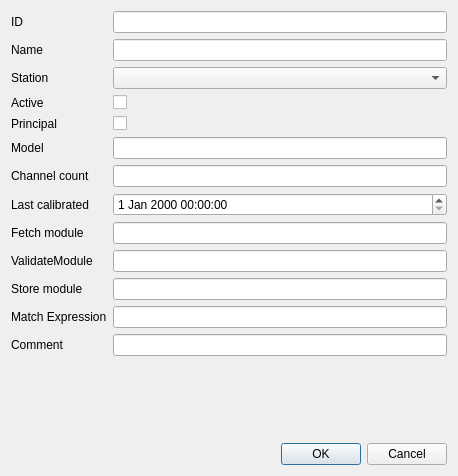
<?xml version="1.0" encoding="UTF-8"?>
<ui version="4.0">
 <class>Dialog</class>
 <widget class="QDialog" name="Dialog">
  <property name="geometry">
   <rect>
    <x>0</x>
    <y>0</y>
    <width>458</width>
    <height>476</height>
   </rect>
  </property>
  <property name="windowTitle">
   <string>Edit instrument</string>
  </property>
  <layout class="QVBoxLayout" name="verticalLayout">
   <item>
    <layout class="QGridLayout" name="gridLayout">
     <item row="11" column="0">
      <widget class="QLabel" name="lblMatchExpression">
       <property name="text">
        <string>Match Expression</string>
       </property>
      </widget>
     </item>
     <item row="5" column="0">
      <widget class="QLabel" name="lblModel">
       <property name="text">
        <string>Model</string>
       </property>
      </widget>
     </item>
     <item row="3" column="1">
      <widget class="QCheckBox" name="cbActive">
       <property name="text">
        <string/>
       </property>
      </widget>
     </item>
     <item row="4" column="0">
      <widget class="QLabel" name="lblPrincipal">
       <property name="text">
        <string>Principal</string>
       </property>
      </widget>
     </item>
     <item row="12" column="1">
      <widget class="QLineEdit" name="editComment"/>
     </item>
     <item row="2" column="1">
      <widget class="QComboBox" name="cboxStation"/>
     </item>
     <item row="10" column="0">
      <widget class="QLabel" name="lblStoreModule">
       <property name="text">
        <string>Store module</string>
       </property>
      </widget>
     </item>
     <item row="6" column="1">
      <widget class="QLineEdit" name="editChannelCount"/>
     </item>
     <item row="12" column="0">
      <widget class="QLabel" name="lblComment">
       <property name="text">
        <string>Comment</string>
       </property>
      </widget>
     </item>
     <item row="11" column="1">
      <widget class="QLineEdit" name="editMatchExpression"/>
     </item>
     <item row="8" column="1">
      <widget class="QLineEdit" name="editFetchModule"/>
     </item>
     <item row="1" column="1">
      <widget class="QLineEdit" name="editName"/>
     </item>
     <item row="2" column="0">
      <widget class="QLabel" name="lblStation">
       <property name="text">
        <string>Station</string>
       </property>
      </widget>
     </item>
     <item row="10" column="1">
      <widget class="QLineEdit" name="editStoreModule"/>
     </item>
     <item row="0" column="0">
      <widget class="QLabel" name="lblId">
       <property name="text">
        <string>ID</string>
       </property>
      </widget>
     </item>
     <item row="1" column="0">
      <widget class="QLabel" name="lblName">
       <property name="text">
        <string>Name</string>
       </property>
      </widget>
     </item>
     <item row="0" column="1">
      <widget class="QLineEdit" name="editID">
       <property name="enabled">
        <bool>true</bool>
       </property>
      </widget>
     </item>
     <item row="7" column="1">
      <widget class="QDateTimeEdit" name="dtLastCalibrated"/>
     </item>
     <item row="3" column="0">
      <widget class="QLabel" name="lblActive">
       <property name="text">
        <string>Active</string>
       </property>
      </widget>
     </item>
     <item row="9" column="1">
      <widget class="QLineEdit" name="editValidateModule"/>
     </item>
     <item row="4" column="1">
      <widget class="QCheckBox" name="cbPrincipal">
       <property name="text">
        <string/>
       </property>
      </widget>
     </item>
     <item row="9" column="0">
      <widget class="QLabel" name="lblValidateModule">
       <property name="text">
        <string>ValidateModule</string>
       </property>
      </widget>
     </item>
     <item row="5" column="1">
      <widget class="QLineEdit" name="editModel"/>
     </item>
     <item row="6" column="0">
      <widget class="QLabel" name="lblChannelCount">
       <property name="text">
        <string>Channel count</string>
       </property>
      </widget>
     </item>
     <item row="7" column="0">
      <widget class="QLabel" name="lblLastCalibibrated">
       <property name="text">
        <string>Last calibrated</string>
       </property>
      </widget>
     </item>
     <item row="8" column="0">
      <widget class="QLabel" name="lblFetchModule">
       <property name="text">
        <string>Fetch module</string>
       </property>
      </widget>
     </item>
    </layout>
   </item>
   <item>
    <spacer name="verticalSpacer">
     <property name="orientation">
      <enum>Qt::Vertical</enum>
     </property>
     <property name="sizeHint" stdset="0">
      <size>
       <width>20</width>
       <height>40</height>
      </size>
     </property>
    </spacer>
   </item>
   <item>
    <widget class="QDialogButtonBox" name="buttonBox">
     <property name="orientation">
      <enum>Qt::Horizontal</enum>
     </property>
     <property name="standardButtons">
      <set>QDialogButtonBox::Cancel|QDialogButtonBox::Ok</set>
     </property>
    </widget>
   </item>
  </layout>
 </widget>
 <resources/>
 <connections>
  <connection>
   <sender>buttonBox</sender>
   <signal>accepted()</signal>
   <receiver>Dialog</receiver>
   <slot>accept()</slot>
   <hints>
    <hint type="sourcelabel">
     <x>248</x>
     <y>254</y>
    </hint>
    <hint type="destinationlabel">
     <x>157</x>
     <y>274</y>
    </hint>
   </hints>
  </connection>
  <connection>
   <sender>buttonBox</sender>
   <signal>rejected()</signal>
   <receiver>Dialog</receiver>
   <slot>reject()</slot>
   <hints>
    <hint type="sourcelabel">
     <x>316</x>
     <y>260</y>
    </hint>
    <hint type="destinationlabel">
     <x>286</x>
     <y>274</y>
    </hint>
   </hints>
  </connection>
 </connections>
</ui>
